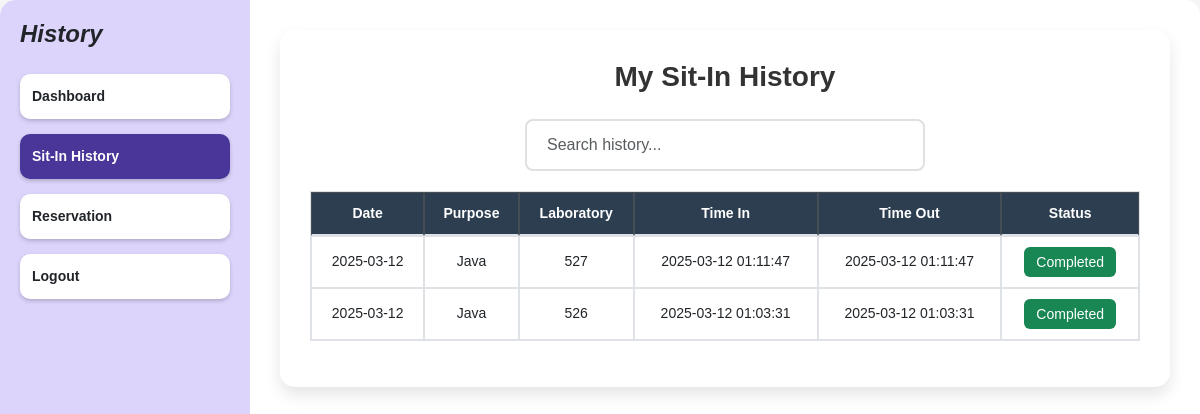
Page /sit_in_history (signed in) on the earlier database version.
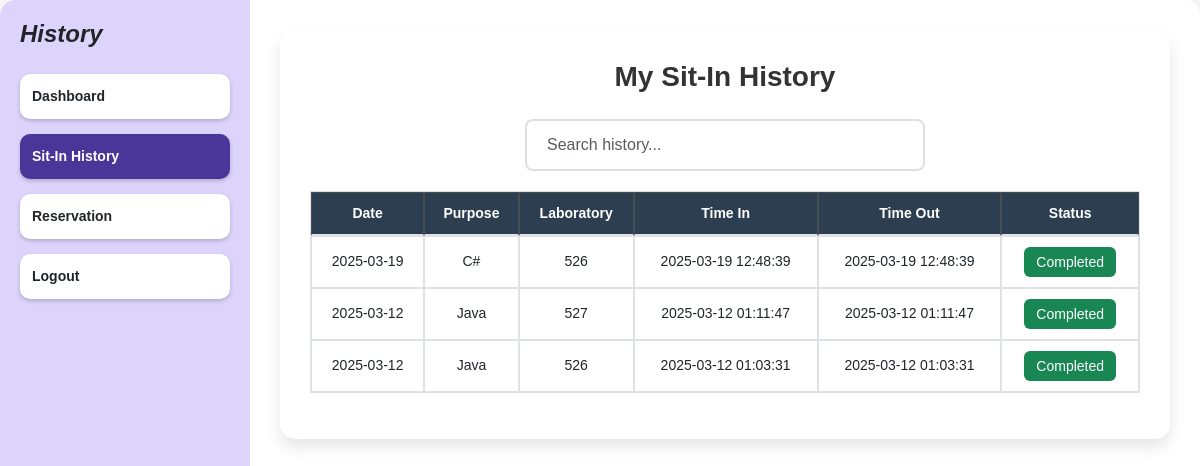
Same page on the later database version.
### tables this page shows
CREATE TABLE sit_in_history (
    id INTEGER PRIMARY KEY AUTOINCREMENT,
    id_number TEXT NOT NULL,
    name TEXT NOT NULL,
    sit_purpose TEXT NOT NULL,
    laboratory TEXT NOT NULL,
    login_time TEXT NOT NULL,
    logout_time TEXT,
    date TEXT NOT NULL,
    action TEXT NOT NULL
);

### app.py (the view)
@app.route('/sit_in_history')
@login_required
def sit_in_history():
    user_id = session['user_id']
    conn = get_db_connection()
    cursor = conn.cursor()
    cursor.execute("""
        SELECT date, sit_purpose, laboratory, login_time, logout_time
        FROM sit_in_history
        WHERE id_number = ?
        ORDER BY date DESC, login_time DESC
    """, (user_id,))
    history = cursor.fetchall()
    conn.close()
    return render_template('sit_in_history.html', history=history)

### app.py (called while the page is built)
def get_db_connection():
    conn = sqlite3.connect('users.db')
    conn.row_factory = sqlite3.Row
    return conn

def login_required(f):
    @wraps(f)
    def decorated_function(*args, **kwargs):
        if not session.get('user_id'):
            flash("Please log in first!", "warning")
            session.clear()  # Clear any invalid session data
            return redirect(url_for('login'))
        return f(*args, **kwargs)
    return decorated_function

@app.after_request
def add_header(response):
    response.headers['Cache-Control'] = 'no-store, no-cache, must-revalidate, post-check=0, pre-check=0, max-age=0'
    response.headers['Pragma'] = 'no-cache'
    response.headers['Expires'] = '-1'
    return response

@app.before_request
def validate_session():
    if request.endpoint and 'static' in request.endpoint:
        return  # Skip session validation for static files
    if 'user_id' in session:
        session.permanent = True
        session.modified = True
        if session.get('user_type') == 'admin':
            session['is_admin'] = True
            session['last_activity'] = datetime.now().isoformat()

### templates/sit_in_history.html (shortened to what this page needs)
{% extends 'base.html' %}
{% block content %}
<div class="dashboard-container">
    <div class="sidebar">
        <h1 class="dashboard-title">History</h1>
        <a href="{{ url_for('dashboard') }}" class="menu-btn">Dashboard</a>
        <a href="{{ url_for('sit_in_history') }}" class="menu-btn active">Sit-In History</a>
        <a href="{{ url_for('reserve') }}" class="menu-btn">Reservation</a>
        <a href="{{ url_for('logout') }}" class="menu-btn logout-btn">Logout</a>
    </div>
    <div class="content">
        <div class="container">
            <div class="sit-in-list">
                <h2>My Sit-In History</h2>
                <input type="text" id="searchInput" onkeyup="searchHistory()" placeholder="Search history..." class="form-control mb-3">
                <table class="table table-bordered table-hover" id="historyTable">
                    <thead class="thead-dark">
                        <tr>
                            <th>Date</th>
                            <th>Purpose</th>
                            <th>Laboratory</th>
                            <th>Time In</th>
                            <th>Time Out</th>
                            <th>Status</th>
                        </tr>
                    </thead>
                    <tbody>
                        {% for record in history %}
                        <tr>
                            <td>{{ record.date }}</td>
                            <td>{{ record.sit_purpose }}</td>
                            <td>{{ record.laboratory }}</td>
                            <td>{{ record.login_time }}</td>
                            <td>{{ record.logout_time if record.logout_time else 'Active' }}</td>
                            <td>
                                <span class="badge {% if record.logout_time %}bg-success{% else %}bg-primary{% endif %}">
                                    {{ 'Completed' if record.logout_time else 'Active' }}
                                </span>
                            </td>
                        </tr>
                        {% endfor %}
                    </tbody>
                </table>
            </div>
        </div>
    </div>
</div>
{% endblock %}

### templates/base.html (shortened to what this page needs)
<!DOCTYPE html>
<html lang="en">
<head>
  <link href="https://cdn.jsdelivr.net/npm/bootstrap@5.3.0/dist/css/bootstrap.min.css" rel="stylesheet">
  <link rel="stylesheet" href="{{ url_for('static', filename='styles.css') }}">
</head>
<body>
  {% block content %}{% endblock %}
</body>
</html>

### static/styles.css (style rules this page uses)
body { height: 100vh; margin: 0; display: flex; justify-content: center; align-items: center; background: #f5f5f5; font-family: Arial, sans-serif; overflow-y: auto; }
* { margin: 0; padding: 0; box-sizing: border-box; font-family: Arial, sans-serif; }
body { display: flex; justify-content: center; align-items: center; height: 100vh; background-color: #f5f5f5; }
.dashboard-container { width: 100%; height: 100vh; display: flex; border-radius: 15px; background-color: #fff; overflow: hidden; }
.sidebar { width: 250px; background-color: #ddd4fc; padding: 20px; display: flex; flex-direction: column; gap: 15px; border-top-left-radius: 15px; border-bottom-left-radius: 15px; overflow-y: auto; }
.dashboard-title { font-size: 24px; font-weight: bold; font-style: italic; text-align: left; margin-bottom: 10px; }
.menu-btn { background-color: #fff; border: none; padding: 12px; border-radius: 10px; font-size: 14px; font-weight: bold; text-align: left; cursor: pointer; box-shadow: 0px 2px 4px rgba(0, 0, 0, 0.2); text-decoration: none; color: inherit; }
.menu-btn.active { background-color: #4a3599; color: white; }
.content { flex: 1; background-color: #fff; border-top-right-radius: 15px; border-bottom-right-radius: 15px; padding: 20px; overflow-y: auto; }
.table { width: 100%; margin-bottom: 1rem; color: #212529; }
.table th, .table td { padding: 0.75rem; vertical-align: top; border-top: 1px solid #dee2e6; }
.table thead th { vertical-align: bottom; border-bottom: 2px solid #dee2e6; }
.table-bordered { border: 1px solid #dee2e6; }
.table-bordered th, .table-bordered td { border: 1px solid #dee2e6; }
.table-bordered thead th, .table-bordered thead td { border-bottom-width: 2px; }
.thead-dark th { color: #fff; background-color: #343a40; border-color: #454d55; }

### templates/sit_in_history.html (style rules this page uses)
.container { display: flex; justify-content: space-between; gap: 20px; flex-wrap: wrap; max-width: 1400px; margin: 0 auto; padding: 20px; }
.sit-in-list { background: #fff; padding: 30px; border-radius: 15px; box-shadow: 0 8px 16px rgba(0, 0, 0, 0.1); flex: 1; width: 100%; overflow-x: auto; }
.sit-in-list h2 { font-size: 28px; font-weight: bold; margin-bottom: 25px; text-align: center; color: #333; }
#historyTable { width: 100%; border-collapse: separate; border-spacing: 0; margin-top: 20px; font-size: 15px; }
#historyTable th { background-color: #2c3e50; color: white; padding: 15px; text-align: center; font-weight: 600; white-space: nowrap; }
#historyTable td { padding: 12px 15px; text-align: center; vertical-align: middle; }
#searchInput { max-width: 400px; margin: 0 auto 20px; padding: 12px 20px; border: 2px solid #e0e0e0; border-radius: 8px; font-size: 16px; transition: border-color 0.3s ease; display: block; }
.badge { padding: 8px 12px; border-radius: 6px; font-weight: 500; font-size: 14px; }
@media (max-width: 1200px) { .container { padding: 10px; } }
@media (max-width: 1200px) { #historyTable { font-size: 14px; } }
@media (max-width: 1200px) { #historyTable th, #historyTable td { padding: 10px; } }

Differences in the rows shown:
added sit_in_history: date "2025-03-19", sit_purpose "C#", laboratory "526", login_time "2025-03-19 12:48:39", logout_time "2025-03-19 12:48:39", logout_time "Completed"
